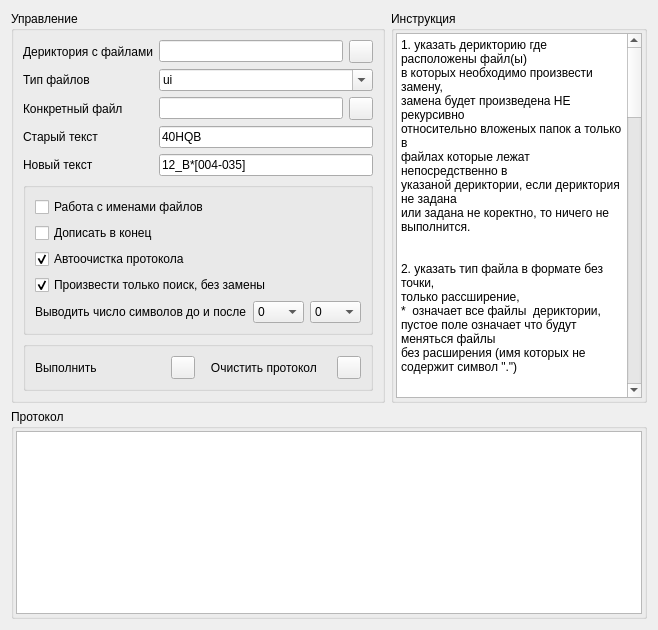
<?xml version="1.0" encoding="UTF-8"?>
<ui version="4.0">
 <class>mainWidget</class>
 <widget class="QWidget" name="mainWidget">
  <property name="geometry">
   <rect>
    <x>0</x>
    <y>0</y>
    <width>658</width>
    <height>630</height>
   </rect>
  </property>
  <property name="windowTitle">
   <string>Замена  фрагментов текста в файлах</string>
  </property>
  <layout class="QGridLayout" name="gridLayout_2">
   <item row="0" column="0">
    <widget class="QGroupBox" name="controlBox">
     <property name="sizePolicy">
      <sizepolicy hsizetype="Preferred" vsizetype="Preferred">
       <horstretch>0</horstretch>
       <verstretch>0</verstretch>
      </sizepolicy>
     </property>
     <property name="title">
      <string>Управление</string>
     </property>
     <layout class="QGridLayout" name="gridLayout_3">
      <item row="0" column="0">
       <widget class="QLabel" name="label">
        <property name="text">
         <string>Дериктория с файлами</string>
        </property>
       </widget>
      </item>
      <item row="0" column="1">
       <widget class="QLineEdit" name="dirLineEdit">
        <property name="text">
         <string/>
        </property>
        <property name="readOnly">
         <bool>true</bool>
        </property>
       </widget>
      </item>
      <item row="0" column="2">
       <widget class="QToolButton" name="dirButton">
        <property name="text">
         <string/>
        </property>
       </widget>
      </item>
      <item row="1" column="1" colspan="2">
       <widget class="QComboBox" name="fileTypeComboBox">
        <property name="editable">
         <bool>true</bool>
        </property>
        <property name="currentIndex">
         <number>2</number>
        </property>
        <item>
         <property name="text">
          <string>*</string>
         </property>
        </item>
        <item>
         <property name="text">
          <string>ts</string>
         </property>
        </item>
        <item>
         <property name="text">
          <string>ui</string>
         </property>
        </item>
        <item>
         <property name="text">
          <string>txt</string>
         </property>
        </item>
        <item>
         <property name="text">
          <string>xml</string>
         </property>
        </item>
        <item>
         <property name="text">
          <string>html</string>
         </property>
        </item>
        <item>
         <property name="text">
          <string>cfg</string>
         </property>
        </item>
        <item>
         <property name="text">
          <string>cfe</string>
         </property>
        </item>
        <item>
         <property name="text">
          <string>svg</string>
         </property>
        </item>
        <item>
         <property name="text">
          <string>pro</string>
         </property>
        </item>
        <item>
         <property name="text">
          <string>qrc</string>
         </property>
        </item>
       </widget>
      </item>
      <item row="1" column="0">
       <widget class="QLabel" name="label_2">
        <property name="text">
         <string>Тип файлов</string>
        </property>
       </widget>
      </item>
      <item row="2" column="0">
       <widget class="QLabel" name="label_3">
        <property name="text">
         <string>Конкретный файл</string>
        </property>
       </widget>
      </item>
      <item row="2" column="1">
       <widget class="QLineEdit" name="fileNameLineEdit">
        <property name="text">
         <string/>
        </property>
       </widget>
      </item>
      <item row="3" column="0">
       <widget class="QLabel" name="label_4">
        <property name="text">
         <string>Старый текст</string>
        </property>
       </widget>
      </item>
      <item row="3" column="1" colspan="2">
       <widget class="QLineEdit" name="text1LineEdit">
        <property name="text">
         <string>40HQB</string>
        </property>
       </widget>
      </item>
      <item row="4" column="0">
       <widget class="QLabel" name="label_5">
        <property name="text">
         <string>Новый текст</string>
        </property>
       </widget>
      </item>
      <item row="4" column="1" colspan="2">
       <widget class="QLineEdit" name="text2LineEdit">
        <property name="text">
         <string>12_B*[004-035]</string>
        </property>
       </widget>
      </item>
      <item row="6" column="0" colspan="3">
       <widget class="QGroupBox" name="groupBox_4">
        <property name="title">
         <string/>
        </property>
        <layout class="QGridLayout" name="gridLayout_4">
         <item row="3" column="0" colspan="3">
          <widget class="QCheckBox" name="autoClearCheckBox">
           <property name="text">
            <string>Автоочистка протокола</string>
           </property>
           <property name="checked">
            <bool>true</bool>
           </property>
          </widget>
         </item>
         <item row="4" column="0" colspan="3">
          <widget class="QCheckBox" name="onlyFindCheckBox">
           <property name="text">
            <string>Произвести только поиск, без замены</string>
           </property>
           <property name="checked">
            <bool>true</bool>
           </property>
          </widget>
         </item>
         <item row="5" column="1">
          <widget class="QComboBox" name="prevComboBox">
           <property name="currentIndex">
            <number>0</number>
           </property>
           <item>
            <property name="text">
             <string>0</string>
            </property>
           </item>
           <item>
            <property name="text">
             <string>1</string>
            </property>
           </item>
           <item>
            <property name="text">
             <string>2</string>
            </property>
           </item>
           <item>
            <property name="text">
             <string>3</string>
            </property>
           </item>
           <item>
            <property name="text">
             <string>5</string>
            </property>
           </item>
           <item>
            <property name="text">
             <string>7</string>
            </property>
           </item>
           <item>
            <property name="text">
             <string>10</string>
            </property>
           </item>
           <item>
            <property name="text">
             <string>15</string>
            </property>
           </item>
           <item>
            <property name="text">
             <string>20</string>
            </property>
           </item>
           <item>
            <property name="text">
             <string>30</string>
            </property>
           </item>
           <item>
            <property name="text">
             <string>40</string>
            </property>
           </item>
           <item>
            <property name="text">
             <string>50</string>
            </property>
           </item>
           <item>
            <property name="text">
             <string>60</string>
            </property>
           </item>
           <item>
            <property name="text">
             <string>70</string>
            </property>
           </item>
           <item>
            <property name="text">
             <string>80</string>
            </property>
           </item>
           <item>
            <property name="text">
             <string>100</string>
            </property>
           </item>
           <item>
            <property name="text">
             <string>200</string>
            </property>
           </item>
          </widget>
         </item>
         <item row="5" column="0">
          <widget class="QLabel" name="label_7">
           <property name="text">
            <string>Выводить число символов до и после</string>
           </property>
          </widget>
         </item>
         <item row="5" column="2">
          <widget class="QComboBox" name="afterComboBox">
           <property name="currentIndex">
            <number>0</number>
           </property>
           <item>
            <property name="text">
             <string>0</string>
            </property>
           </item>
           <item>
            <property name="text">
             <string>1</string>
            </property>
           </item>
           <item>
            <property name="text">
             <string>2</string>
            </property>
           </item>
           <item>
            <property name="text">
             <string>3</string>
            </property>
           </item>
           <item>
            <property name="text">
             <string>5</string>
            </property>
           </item>
           <item>
            <property name="text">
             <string>7</string>
            </property>
           </item>
           <item>
            <property name="text">
             <string>10</string>
            </property>
           </item>
           <item>
            <property name="text">
             <string>15</string>
            </property>
           </item>
           <item>
            <property name="text">
             <string>20</string>
            </property>
           </item>
           <item>
            <property name="text">
             <string>30</string>
            </property>
           </item>
           <item>
            <property name="text">
             <string>40</string>
            </property>
           </item>
           <item>
            <property name="text">
             <string>50</string>
            </property>
           </item>
           <item>
            <property name="text">
             <string>60</string>
            </property>
           </item>
           <item>
            <property name="text">
             <string>70</string>
            </property>
           </item>
           <item>
            <property name="text">
             <string>80</string>
            </property>
           </item>
           <item>
            <property name="text">
             <string>100</string>
            </property>
           </item>
           <item>
            <property name="text">
             <string>200</string>
            </property>
           </item>
          </widget>
         </item>
         <item row="1" column="0" colspan="3">
          <widget class="QCheckBox" name="toEndCheckBox">
           <property name="text">
            <string>Дописать в конец</string>
           </property>
          </widget>
         </item>
         <item row="0" column="0" colspan="3">
          <widget class="QCheckBox" name="modifFilenameCheckBox">
           <property name="text">
            <string>Работа с именами файлов</string>
           </property>
          </widget>
         </item>
        </layout>
       </widget>
      </item>
      <item row="7" column="0" colspan="3">
       <widget class="QGroupBox" name="groupBox_5">
        <property name="title">
         <string/>
        </property>
        <layout class="QHBoxLayout" name="horizontalLayout">
         <item>
          <widget class="QLabel" name="label_6">
           <property name="text">
            <string>Выполнить</string>
           </property>
          </widget>
         </item>
         <item>
          <widget class="QToolButton" name="execButton">
           <property name="text">
            <string/>
           </property>
          </widget>
         </item>
         <item>
          <widget class="QLabel" name="label_8">
           <property name="text">
            <string>   Очистить протокол</string>
           </property>
          </widget>
         </item>
         <item>
          <widget class="QToolButton" name="clearButton">
           <property name="text">
            <string/>
           </property>
          </widget>
         </item>
        </layout>
       </widget>
      </item>
      <item row="2" column="2">
       <widget class="QToolButton" name="fileButton">
        <property name="text">
         <string/>
        </property>
       </widget>
      </item>
     </layout>
    </widget>
   </item>
   <item row="0" column="1">
    <widget class="QGroupBox" name="helpBox">
     <property name="sizePolicy">
      <sizepolicy hsizetype="Expanding" vsizetype="Preferred">
       <horstretch>0</horstretch>
       <verstretch>0</verstretch>
      </sizepolicy>
     </property>
     <property name="title">
      <string>Инструкция</string>
     </property>
     <layout class="QVBoxLayout" name="verticalLayout">
      <property name="margin">
       <number>2</number>
      </property>
      <item>
       <widget class="QTextEdit" name="textEdit">
        <property name="sizePolicy">
         <sizepolicy hsizetype="Expanding" vsizetype="Preferred">
          <horstretch>0</horstretch>
          <verstretch>0</verstretch>
         </sizepolicy>
        </property>
        <property name="readOnly">
         <bool>true</bool>
        </property>
        <property name="html">
         <string>&lt;!DOCTYPE HTML PUBLIC &quot;-//W3C//DTD HTML 4.0//EN&quot; &quot;http://www.w3.org/TR/REC-html40/strict.dtd&quot;&gt;
&lt;html&gt;&lt;head&gt;&lt;meta name=&quot;qrichtext&quot; content=&quot;1&quot; /&gt;&lt;style type=&quot;text/css&quot;&gt;
p, li { white-space: pre-wrap; }
&lt;/style&gt;&lt;/head&gt;&lt;body style=&quot; font-family:'Sans Serif'; font-size:9pt; font-weight:400; font-style:normal;&quot;&gt;
&lt;p style=&quot; margin-top:0px; margin-bottom:0px; margin-left:0px; margin-right:0px; -qt-block-indent:0; text-indent:0px;&quot;&gt;1. указать дерикторию где расположены файл(ы)&lt;/p&gt;
&lt;p style=&quot; margin-top:0px; margin-bottom:0px; margin-left:0px; margin-right:0px; -qt-block-indent:0; text-indent:0px;&quot;&gt;в которых необходимо произвести замену,&lt;/p&gt;
&lt;p style=&quot; margin-top:0px; margin-bottom:0px; margin-left:0px; margin-right:0px; -qt-block-indent:0; text-indent:0px;&quot;&gt;замена будет произведена НЕ рекурсивно&lt;/p&gt;
&lt;p style=&quot; margin-top:0px; margin-bottom:0px; margin-left:0px; margin-right:0px; -qt-block-indent:0; text-indent:0px;&quot;&gt;относительно вложеных папок а только в &lt;/p&gt;
&lt;p style=&quot; margin-top:0px; margin-bottom:0px; margin-left:0px; margin-right:0px; -qt-block-indent:0; text-indent:0px;&quot;&gt;файлах которые лежат непосредственно в&lt;/p&gt;
&lt;p style=&quot; margin-top:0px; margin-bottom:0px; margin-left:0px; margin-right:0px; -qt-block-indent:0; text-indent:0px;&quot;&gt;указаной дериктории, если дериктория не задана&lt;/p&gt;
&lt;p style=&quot; margin-top:0px; margin-bottom:0px; margin-left:0px; margin-right:0px; -qt-block-indent:0; text-indent:0px;&quot;&gt;или задана не коректно, то ничего не выполнится.&lt;/p&gt;
&lt;p style=&quot;-qt-paragraph-type:empty; margin-top:0px; margin-bottom:0px; margin-left:0px; margin-right:0px; -qt-block-indent:0; text-indent:0px;&quot;&gt;&lt;br /&gt;&lt;/p&gt;
&lt;p style=&quot;-qt-paragraph-type:empty; margin-top:0px; margin-bottom:0px; margin-left:0px; margin-right:0px; -qt-block-indent:0; text-indent:0px;&quot;&gt;&lt;br /&gt;&lt;/p&gt;
&lt;p style=&quot; margin-top:0px; margin-bottom:0px; margin-left:0px; margin-right:0px; -qt-block-indent:0; text-indent:0px;&quot;&gt;2. указать тип файла в формате без точки,&lt;/p&gt;
&lt;p style=&quot; margin-top:0px; margin-bottom:0px; margin-left:0px; margin-right:0px; -qt-block-indent:0; text-indent:0px;&quot;&gt;только рассширение,&lt;/p&gt;
&lt;p style=&quot; margin-top:0px; margin-bottom:0px; margin-left:0px; margin-right:0px; -qt-block-indent:0; text-indent:0px;&quot;&gt;*  означает все файлы  дериктории,&lt;/p&gt;
&lt;p style=&quot; margin-top:0px; margin-bottom:0px; margin-left:0px; margin-right:0px; -qt-block-indent:0; text-indent:0px;&quot;&gt;пустое поле означает что будут меняться файлы&lt;/p&gt;
&lt;p style=&quot; margin-top:0px; margin-bottom:0px; margin-left:0px; margin-right:0px; -qt-block-indent:0; text-indent:0px;&quot;&gt;без расширения (имя которых не содержит символ &amp;quot;.&amp;quot;)&lt;/p&gt;
&lt;p style=&quot;-qt-paragraph-type:empty; margin-top:0px; margin-bottom:0px; margin-left:0px; margin-right:0px; -qt-block-indent:0; text-indent:0px;&quot;&gt;&lt;br /&gt;&lt;/p&gt;
&lt;p style=&quot;-qt-paragraph-type:empty; margin-top:0px; margin-bottom:0px; margin-left:0px; margin-right:0px; -qt-block-indent:0; text-indent:0px;&quot;&gt;&lt;br /&gt;&lt;/p&gt;
&lt;p style=&quot; margin-top:0px; margin-bottom:0px; margin-left:0px; margin-right:0px; -qt-block-indent:0; text-indent:0px;&quot;&gt;3.  если необходимо сделать замену только в одном&lt;/p&gt;
&lt;p style=&quot; margin-top:0px; margin-bottom:0px; margin-left:0px; margin-right:0px; -qt-block-indent:0; text-indent:0px;&quot;&gt;файле, то его имя необходимо указать в поле &lt;/p&gt;
&lt;p style=&quot; margin-top:0px; margin-bottom:0px; margin-left:0px; margin-right:0px; -qt-block-indent:0; text-indent:0px;&quot;&gt;&amp;quot;Конкретный файл&amp;quot; полностью, пример - &amp;quot;report.xml&amp;quot;,&lt;/p&gt;
&lt;p style=&quot; margin-top:0px; margin-bottom:0px; margin-left:0px; margin-right:0px; -qt-block-indent:0; text-indent:0px;&quot;&gt;дирикторию при этом всеравно надо указать, поле &amp;quot;Тип файла не участвует&amp;quot;  т.е. не важно что там установлено.&lt;/p&gt;
&lt;p style=&quot;-qt-paragraph-type:empty; margin-top:0px; margin-bottom:0px; margin-left:0px; margin-right:0px; -qt-block-indent:0; text-indent:0px;&quot;&gt;&lt;br /&gt;&lt;/p&gt;
&lt;p style=&quot;-qt-paragraph-type:empty; margin-top:0px; margin-bottom:0px; margin-left:0px; margin-right:0px; -qt-block-indent:0; text-indent:0px;&quot;&gt;&lt;br /&gt;&lt;/p&gt;
&lt;p style=&quot;-qt-paragraph-type:empty; margin-top:0px; margin-bottom:0px; margin-left:0px; margin-right:0px; -qt-block-indent:0; text-indent:0px;&quot;&gt;&lt;br /&gt;&lt;/p&gt;
&lt;p style=&quot; margin-top:0px; margin-bottom:0px; margin-left:0px; margin-right:0px; -qt-block-indent:0; text-indent:0px;&quot;&gt;4. указать маски искомого и нового текста&lt;/p&gt;
&lt;p style=&quot; margin-top:0px; margin-bottom:0px; margin-left:0px; margin-right:0px; -qt-block-indent:0; text-indent:0px;&quot;&gt;нажать кнопку - Выполнить!&lt;/p&gt;
&lt;p style=&quot;-qt-paragraph-type:empty; margin-top:0px; margin-bottom:0px; margin-left:0px; margin-right:0px; -qt-block-indent:0; text-indent:0px;&quot;&gt;&lt;br /&gt;&lt;/p&gt;
&lt;p style=&quot; margin-top:0px; margin-bottom:0px; margin-left:0px; margin-right:0px; -qt-block-indent:0; text-indent:0px;&quot;&gt;перед нажатием поверить комбинацию установленных галочек:&lt;/p&gt;
&lt;p style=&quot; margin-top:0px; margin-bottom:0px; margin-left:0px; margin-right:0px; -qt-block-indent:0; text-indent:0px;&quot;&gt;&amp;quot;Работа с именами файлов&amp;quot; означает что будет поиск и замена строк непосредственно в&lt;/p&gt;
&lt;p style=&quot; margin-top:0px; margin-bottom:0px; margin-left:0px; margin-right:0px; -qt-block-indent:0; text-indent:0px;&quot;&gt; именах файлов т.е. переименовывание файлов иначе форматирование &lt;/p&gt;
&lt;p style=&quot; margin-top:0px; margin-bottom:0px; margin-left:0px; margin-right:0px; -qt-block-indent:0; text-indent:0px;&quot;&gt;проводится в содержимом файлов.&lt;/p&gt;
&lt;p style=&quot;-qt-paragraph-type:empty; margin-top:0px; margin-bottom:0px; margin-left:0px; margin-right:0px; -qt-block-indent:0; text-indent:0px;&quot;&gt;&lt;br /&gt;&lt;/p&gt;
&lt;p style=&quot; margin-top:0px; margin-bottom:0px; margin-left:0px; margin-right:0px; -qt-block-indent:0; text-indent:0px;&quot;&gt;&amp;quot;Автоочистка протокола&amp;quot; перед выполнением протокол очистится от старых записей.&lt;/p&gt;
&lt;p style=&quot;-qt-paragraph-type:empty; margin-top:0px; margin-bottom:0px; margin-left:0px; margin-right:0px; -qt-block-indent:0; text-indent:0px;&quot;&gt;&lt;br /&gt;&lt;/p&gt;
&lt;p style=&quot; margin-top:0px; margin-bottom:0px; margin-left:0px; margin-right:0px; -qt-block-indent:0; text-indent:0px;&quot;&gt;&amp;quot;Произвести только поиск, без замены&amp;quot;  при установленой галке будет произведёт только&lt;/p&gt;
&lt;p style=&quot; margin-top:0px; margin-bottom:0px; margin-left:0px; margin-right:0px; -qt-block-indent:0; text-indent:0px;&quot;&gt;поиск нужных строк и вывод их в протокол при этом 2-я маска не участвует (не сравнивается с 1-й).&lt;/p&gt;
&lt;p style=&quot; margin-top:0px; margin-bottom:0px; margin-left:0px; margin-right:0px; -qt-block-indent:0; text-indent:0px;&quot;&gt;соответственно снятая галка есть НЕ  БЕЗОПАСНЫЙ РЕЖИМ, при этом будет изменен &lt;/p&gt;
&lt;p style=&quot; margin-top:0px; margin-bottom:0px; margin-left:0px; margin-right:0px; -qt-block-indent:0; text-indent:0px;&quot;&gt;текст безвозвратно, но при условии если шаблоны масок совпадают.&lt;/p&gt;
&lt;p style=&quot;-qt-paragraph-type:empty; margin-top:0px; margin-bottom:0px; margin-left:0px; margin-right:0px; -qt-block-indent:0; text-indent:0px;&quot;&gt;&lt;br /&gt;&lt;/p&gt;
&lt;p style=&quot; margin-top:0px; margin-bottom:0px; margin-left:0px; margin-right:0px; -qt-block-indent:0; text-indent:0px;&quot;&gt;&lt;span style=&quot; font-size:10pt; font-weight:600;&quot;&gt;спец символы:&lt;/span&gt;&lt;/p&gt;
&lt;p style=&quot;-qt-paragraph-type:empty; margin-top:0px; margin-bottom:0px; margin-left:0px; margin-right:0px; -qt-block-indent:0; text-indent:0px;&quot;&gt;&lt;br /&gt;&lt;/p&gt;
&lt;p style=&quot; margin-top:0px; margin-bottom:0px; margin-left:0px; margin-right:0px; -qt-block-indent:0; text-indent:0px;&quot;&gt;типы:&lt;/p&gt;
&lt;p style=&quot; margin-top:0px; margin-bottom:0px; margin-left:0px; margin-right:0px; -qt-block-indent:0; text-indent:0px;&quot;&gt;1. &amp;quot;_&amp;quot; - означает что должен быть один любой символ.&lt;/p&gt;
&lt;p style=&quot; margin-top:0px; margin-bottom:0px; margin-left:0px; margin-right:0px; -qt-block-indent:0; text-indent:0px;&quot;&gt;2. &amp;quot;*&amp;quot; - означает что может быть всё что угодно.&lt;/p&gt;
&lt;p style=&quot; margin-top:0px; margin-bottom:0px; margin-left:0px; margin-right:0px; -qt-block-indent:0; text-indent:0px;&quot;&gt;3. &amp;quot;[01-99]&amp;quot; - означает что может быть число в данном диапазоне.&lt;/p&gt;
&lt;p style=&quot; margin-top:0px; margin-bottom:0px; margin-left:0px; margin-right:0px; -qt-block-indent:0; text-indent:0px;&quot;&gt;4. &amp;quot;[]&amp;quot; - означает пустую строку(эта полная маска), может быть только во 2-й маске&lt;/p&gt;
&lt;p style=&quot;-qt-paragraph-type:empty; margin-top:0px; margin-bottom:0px; margin-left:0px; margin-right:0px; -qt-block-indent:0; text-indent:0px;&quot;&gt;&lt;br /&gt;&lt;/p&gt;
&lt;p style=&quot; margin-top:0px; margin-bottom:0px; margin-left:0px; margin-right:0px; -qt-block-indent:0; text-indent:0px;&quot;&gt;спец символы 1 и 2 не могут быть в начале и конце маски.&lt;/p&gt;
&lt;p style=&quot; margin-top:0px; margin-bottom:0px; margin-left:0px; margin-right:0px; -qt-block-indent:0; text-indent:0px;&quot;&gt;после &amp;quot;*&amp;quot; не может стоять символ  &amp;quot;_&amp;quot; и наоборот.&lt;/p&gt;
&lt;p style=&quot; margin-top:0px; margin-bottom:0px; margin-left:0px; margin-right:0px; -qt-block-indent:0; text-indent:0px;&quot;&gt;нельзя ставить подряд несколько симолов &amp;quot;*&amp;quot; .&lt;/p&gt;
&lt;p style=&quot; margin-top:0px; margin-bottom:0px; margin-left:0px; margin-right:0px; -qt-block-indent:0; text-indent:0px;&quot;&gt;обе маски должны быть идентичны в плане спец символов.&lt;/p&gt;
&lt;p style=&quot; margin-top:0px; margin-bottom:0px; margin-left:0px; margin-right:0px; -qt-block-indent:0; text-indent:0px;&quot;&gt;тип 3 может встречется в маске только один раз. &lt;/p&gt;
&lt;p style=&quot; margin-top:0px; margin-bottom:0px; margin-left:0px; margin-right:0px; -qt-block-indent:0; text-indent:0px;&quot;&gt;в типе 3 важно:  2-е значение больше 1-го, длина в символах 1-го и 2го значения должна быть одинаковой внутри одной маски [xxxx-xxxx].&lt;/p&gt;
&lt;p style=&quot; margin-top:0px; margin-bottom:0px; margin-left:0px; margin-right:0px; -qt-block-indent:0; text-indent:0px;&quot;&gt;для типа 3 в разных масках важно чтобы была одинакова разница между значениями, а длина не обязательно должна быть одинаковой например  маски  ab_[013-026]  и ABCD_[14-27] 1-я маска иходная и поней ищется подходящая строка типа abM021 при замене она превратится в ABCDM22 т.е число заменится с соотв. сдвигом и станет др. длины в символах.&lt;/p&gt;
&lt;p style=&quot;-qt-paragraph-type:empty; margin-top:0px; margin-bottom:0px; margin-left:0px; margin-right:0px; -qt-block-indent:0; text-indent:0px;&quot;&gt;&lt;br /&gt;&lt;/p&gt;
&lt;p style=&quot;-qt-paragraph-type:empty; margin-top:0px; margin-bottom:0px; margin-left:0px; margin-right:0px; -qt-block-indent:0; text-indent:0px;&quot;&gt;&lt;br /&gt;&lt;/p&gt;
&lt;p style=&quot; margin-top:0px; margin-bottom:0px; margin-left:0px; margin-right:0px; -qt-block-indent:0; text-indent:0px;&quot;&gt;примеры масок:&lt;/p&gt;
&lt;p style=&quot; margin-top:0px; margin-bottom:0px; margin-left:0px; margin-right:0px; -qt-block-indent:0; text-indent:0px;&quot;&gt;abc_cba*1  и  a_b*c&lt;/p&gt;
&lt;p style=&quot; margin-top:0px; margin-bottom:0px; margin-left:0px; margin-right:0px; -qt-block-indent:0; text-indent:0px;&quot;&gt;c_c  и  ac_bc&lt;/p&gt;
&lt;p style=&quot; margin-top:0px; margin-bottom:0px; margin-left:0px; margin-right:0px; -qt-block-indent:0; text-indent:0px;&quot;&gt;AB[001-009]*c___c  и  CNW[03-11]*ac___bc&lt;/p&gt;
&lt;p style=&quot;-qt-paragraph-type:empty; margin-top:0px; margin-bottom:0px; margin-left:0px; margin-right:0px; -qt-block-indent:0; text-indent:0px;&quot;&gt;&lt;br /&gt;&lt;/p&gt;
&lt;p style=&quot;-qt-paragraph-type:empty; margin-top:0px; margin-bottom:0px; margin-left:0px; margin-right:0px; -qt-block-indent:0; text-indent:0px;&quot;&gt;&lt;br /&gt;&lt;/p&gt;
&lt;p style=&quot; margin-top:0px; margin-bottom:0px; margin-left:0px; margin-right:0px; -qt-block-indent:0; text-indent:0px;&quot;&gt;если 2-я маска без спец символов или пустая строка [] то она подойдёт&lt;/p&gt;
&lt;p style=&quot; margin-top:0px; margin-bottom:0px; margin-left:0px; margin-right:0px; -qt-block-indent:0; text-indent:0px;&quot;&gt;к любой 1-й маске, в этом случае все найденые выражения будут заменены полностью на  новый текст.&lt;/p&gt;
&lt;p style=&quot;-qt-paragraph-type:empty; margin-top:0px; margin-bottom:0px; margin-left:0px; margin-right:0px; -qt-block-indent:0; text-indent:0px;&quot;&gt;&lt;br /&gt;&lt;/p&gt;
&lt;p style=&quot;-qt-paragraph-type:empty; margin-top:0px; margin-bottom:0px; margin-left:0px; margin-right:0px; -qt-block-indent:0; text-indent:0px;&quot;&gt;&lt;br /&gt;&lt;/p&gt;
&lt;p style=&quot;-qt-paragraph-type:empty; margin-top:0px; margin-bottom:0px; margin-left:0px; margin-right:0px; -qt-block-indent:0; text-indent:0px;&quot;&gt;&lt;br /&gt;&lt;/p&gt;
&lt;p style=&quot; margin-top:0px; margin-bottom:0px; margin-left:0px; margin-right:0px; -qt-block-indent:0; text-indent:0px;&quot;&gt; --  РЕГИСТР БУКВ СОБЛЮДАТЬ !!!  ---&lt;/p&gt;
&lt;p style=&quot;-qt-paragraph-type:empty; margin-top:0px; margin-bottom:0px; margin-left:0px; margin-right:0px; -qt-block-indent:0; text-indent:0px;&quot;&gt;&lt;br /&gt;&lt;/p&gt;
&lt;p style=&quot;-qt-paragraph-type:empty; margin-top:0px; margin-bottom:0px; margin-left:0px; margin-right:0px; -qt-block-indent:0; text-indent:0px;&quot;&gt;&lt;br /&gt;&lt;/p&gt;&lt;/body&gt;&lt;/html&gt;</string>
        </property>
       </widget>
      </item>
     </layout>
    </widget>
   </item>
   <item row="1" column="0" colspan="2">
    <widget class="QGroupBox" name="protocolBox">
     <property name="sizePolicy">
      <sizepolicy hsizetype="Preferred" vsizetype="Expanding">
       <horstretch>0</horstretch>
       <verstretch>1</verstretch>
      </sizepolicy>
     </property>
     <property name="title">
      <string>Протокол</string>
     </property>
     <layout class="QGridLayout" name="gridLayout">
      <property name="margin">
       <number>2</number>
      </property>
      <item row="0" column="0">
       <widget class="QTextEdit" name="protocolTextEdit">
        <property name="readOnly">
         <bool>true</bool>
        </property>
       </widget>
      </item>
     </layout>
    </widget>
   </item>
  </layout>
 </widget>
 <resources/>
 <connections/>
</ui>
